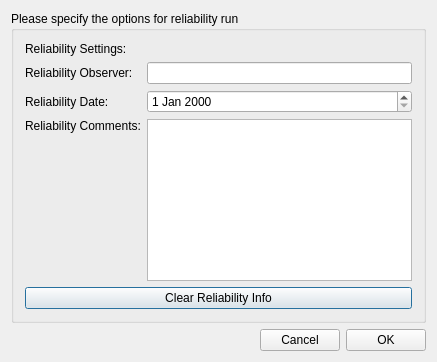
<?xml version="1.0" encoding="UTF-8"?>
<ui version="4.0">
 <class>ReliabilitiesFormClass</class>
 <widget class="QDialog" name="ReliabilitiesFormClass">
  <property name="geometry">
   <rect>
    <x>0</x>
    <y>0</y>
    <width>437</width>
    <height>362</height>
   </rect>
  </property>
  <property name="windowTitle">
   <string>Reliability Run Settings</string>
  </property>
  <layout class="QVBoxLayout" name="verticalLayout_3">
   <item>
    <widget class="QGroupBox" name="groupBox">
     <property name="title">
      <string>Please specify the options for reliability run</string>
     </property>
     <layout class="QVBoxLayout" name="verticalLayout_2">
      <item>
       <widget class="QLabel" name="label">
        <property name="text">
         <string>Reliability Settings:</string>
        </property>
       </widget>
      </item>
      <item>
       <layout class="QFormLayout" name="formLayout">
        <item row="0" column="0">
         <widget class="QLabel" name="label_2">
          <property name="text">
           <string>Reliability Observer:</string>
          </property>
         </widget>
        </item>
        <item row="0" column="1">
         <widget class="QLineEdit" name="observerEdit"/>
        </item>
        <item row="1" column="0">
         <widget class="QLabel" name="label_3">
          <property name="text">
           <string>Reliability Date:</string>
          </property>
         </widget>
        </item>
        <item row="2" column="0">
         <layout class="QVBoxLayout" name="verticalLayout">
          <item>
           <widget class="QLabel" name="label_4">
            <property name="text">
             <string>Reliability Comments:</string>
            </property>
           </widget>
          </item>
          <item>
           <spacer name="verticalSpacer">
            <property name="orientation">
             <enum>Qt::Vertical</enum>
            </property>
            <property name="sizeHint" stdset="0">
             <size>
              <width>20</width>
              <height>40</height>
             </size>
            </property>
           </spacer>
          </item>
         </layout>
        </item>
        <item row="2" column="1">
         <widget class="QPlainTextEdit" name="commentEdit"/>
        </item>
        <item row="1" column="1">
         <widget class="QDateEdit" name="dateEdit"/>
        </item>
       </layout>
      </item>
      <item>
       <widget class="QPushButton" name="clearInfoButton">
        <property name="text">
         <string>Clear Reliability Info</string>
        </property>
       </widget>
      </item>
     </layout>
    </widget>
   </item>
   <item>
    <layout class="QHBoxLayout" name="horizontalLayout_4">
     <item>
      <spacer name="horizontalSpacer">
       <property name="orientation">
        <enum>Qt::Horizontal</enum>
       </property>
       <property name="sizeHint" stdset="0">
        <size>
         <width>40</width>
         <height>20</height>
        </size>
       </property>
      </spacer>
     </item>
     <item>
      <widget class="QPushButton" name="pushButton">
       <property name="text">
        <string>Cancel</string>
       </property>
      </widget>
     </item>
     <item>
      <widget class="QPushButton" name="pushButton_2">
       <property name="text">
        <string>OK</string>
       </property>
      </widget>
     </item>
    </layout>
   </item>
  </layout>
 </widget>
 <layoutdefault spacing="6" margin="11"/>
 <resources/>
 <connections>
  <connection>
   <sender>pushButton_2</sender>
   <signal>pressed()</signal>
   <receiver>ReliabilitiesFormClass</receiver>
   <slot>accept()</slot>
   <hints>
    <hint type="sourcelabel">
     <x>395</x>
     <y>337</y>
    </hint>
    <hint type="destinationlabel">
     <x>431</x>
     <y>307</y>
    </hint>
   </hints>
  </connection>
  <connection>
   <sender>pushButton</sender>
   <signal>pressed()</signal>
   <receiver>ReliabilitiesFormClass</receiver>
   <slot>reject()</slot>
   <hints>
    <hint type="sourcelabel">
     <x>284</x>
     <y>332</y>
    </hint>
    <hint type="destinationlabel">
     <x>186</x>
     <y>318</y>
    </hint>
   </hints>
  </connection>
  <connection>
   <sender>clearInfoButton</sender>
   <signal>pressed()</signal>
   <receiver>ReliabilitiesFormClass</receiver>
   <slot>onClearInfo()</slot>
   <hints>
    <hint type="sourcelabel">
     <x>109</x>
     <y>289</y>
    </hint>
    <hint type="destinationlabel">
     <x>42</x>
     <y>319</y>
    </hint>
   </hints>
  </connection>
 </connections>
 <slots>
  <slot>onClearInfo()</slot>
 </slots>
</ui>
